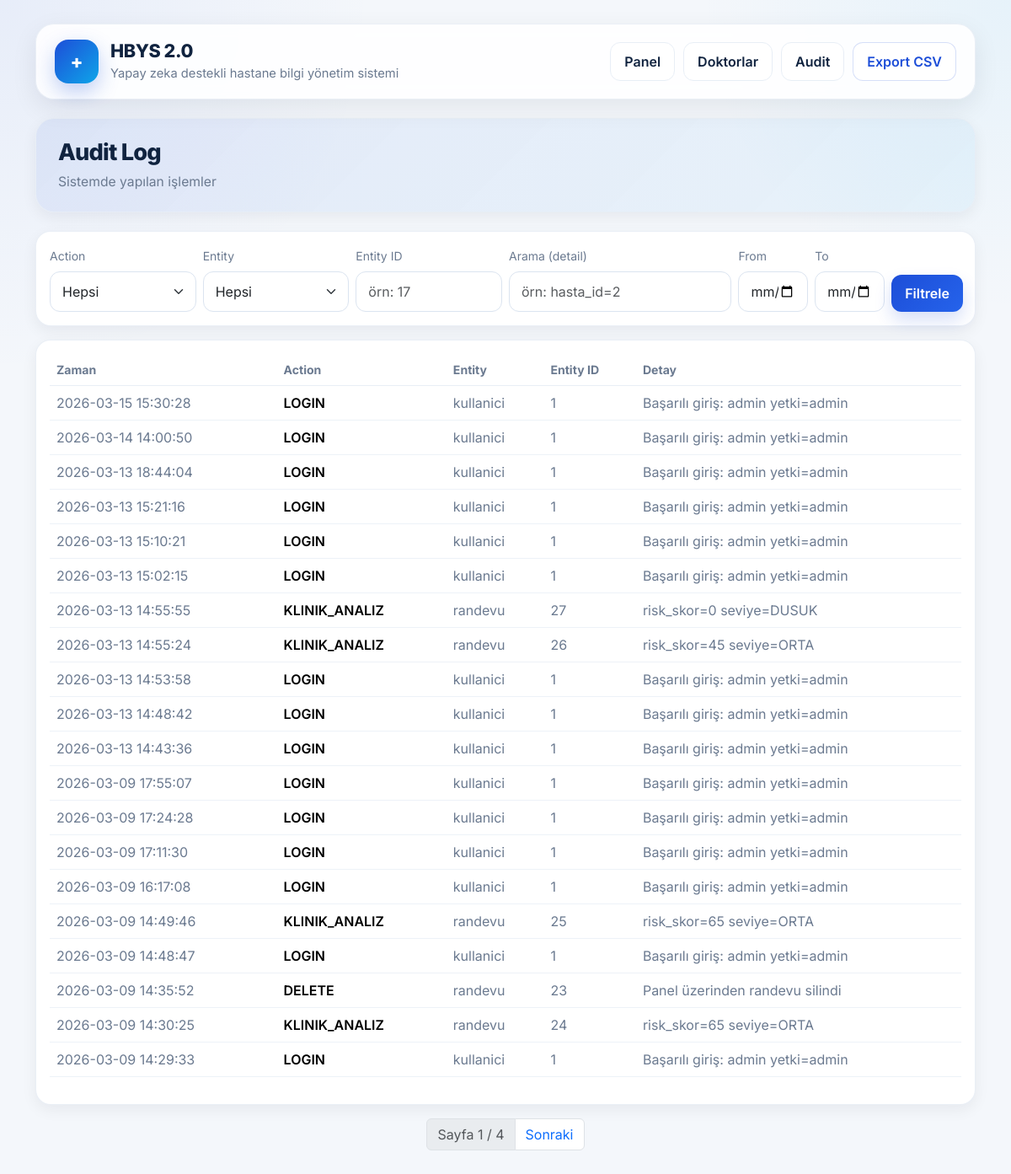
The page /audit (signed in) on the database its author committed.
### tables this page shows
CREATE TABLE audit_logs (
        id INTEGER PRIMARY KEY AUTOINCREMENT,
        ts TEXT,
        action TEXT,
        entity TEXT,
        entity_id INTEGER,
        detail TEXT
    );

### site.py (the view)
@app.route("/audit")
@admin_required
def audit_page():
    q = (request.args.get("q") or "").strip()
    action = (request.args.get("action") or "").strip()
    entity = (request.args.get("entity") or "").strip()
    entity_id = (request.args.get("entity_id") or "").strip()
    date_from = (request.args.get("from") or "").strip()
    date_to = (request.args.get("to") or "").strip()
    page = int(request.args.get("page", 1))
    per_page = 20
    offset = (page - 1) * per_page
    filters = {
        "q": q,
        "action": action,
        "entity": entity,
        "entity_id": entity_id,
        "from": date_from,
        "to": date_to,
    }
    conn = get_conn()
    cur = conn.cursor()
    base_sql = " FROM audit_logs WHERE 1=1 "
    params = []
    if action:
        base_sql += " AND action = ?"
        params.append(action)
    if entity:
        base_sql += " AND entity = ?"
        params.append(entity)
    if entity_id:
        base_sql += " AND entity_id = ?"
        params.append(int(entity_id))
    if q:
        base_sql += " AND detail LIKE ?"
        params.append(f"%{q}%")
    if date_from:
        base_sql += " AND substr(ts,1,10) >= ?"
        params.append(date_from)
    if date_to:
        base_sql += " AND substr(ts,1,10) <= ?"
        params.append(date_to)
    cur.execute("SELECT COUNT(*) as c " + base_sql, params)
    total_count = cur.fetchone()["c"]
    page_count = (total_count + per_page - 1) // per_page
    sql = "SELECT * " + base_sql + " ORDER BY id DESC LIMIT ? OFFSET ?"
    cur.execute(sql, params + [per_page, offset])
    logs = cur.fetchall()
    conn.close()
    return render_template(
        "audit.html",
        logs=logs,
        filters=filters,
        page=page,
        page_count=page_count,
        total_count=total_count
    )

### site.py (called while the page is built)
def get_conn():
    conn = sqlite3.connect(DB_NAME)
    conn.row_factory = sqlite3.Row  # dict gibi erişim
    return conn

def admin_required(f):
    @wraps(f)
    def decorated(*args, **kwargs):
        if not session.get("user_id"):
            return redirect("/?hata=Önce giriş yapmalısın.")
        if session.get("yetki") != "admin":
            return "Yetkisiz erişim", 403
        return f(*args, **kwargs)
    return decorated

### templates/audit.html (shortened to what this page needs)
{% extends "base.html" %}
{% block page_title %}Audit Log{% endblock %}
{% block page_subtitle %}Sistemde yapılan işlemler{% endblock %}
{% block top_actions %}
<form method="GET" action="{{ url_for('audit_export_csv') }}" class="d-inline">
  <button type="submit" class="btn btn-outline-primary">
    Export CSV
  </button>
</form>
{% endblock %}
{% block content %}
<div class="card card-soft mb-3">
  <div class="card-body">
    <form method="GET" action="{{ url_for('audit_page') }}" class="row g-2 align-items-end">
      <div class="col-12 col-md-2">
        <label class="form-label small text-muted">Action</label>
        <select name="action" class="form-select">
          <option value="">Hepsi</option>
        </select>
      </div>
      <div class="col-12 col-md-2">
        <label class="form-label small text-muted">Entity</label>
        <select name="entity" class="form-select">
          <option value="">Hepsi</option>
        </select>
      </div>
      <div class="col-12 col-md-2">
        <label class="form-label small text-muted">Entity ID</label>
        <input name="entity_id" class="form-control" value="{{ filters.entity_id }}" placeholder="örn: 17">
      </div>
      <div class="col-12 col-md-3">
        <label class="form-label small text-muted">Arama (detail)</label>
        <input name="q" class="form-control" value="{{ filters.q }}" placeholder="örn: hasta_id=2">
      </div>
      <div class="col-6 col-md-1">
        <label class="form-label small text-muted">From</label>
        <input type="date" name="from" class="form-control" value="{{ filters.from }}">
      </div>
      <div class="col-6 col-md-1">
        <label class="form-label small text-muted">To</label>
        <input type="date" name="to" class="form-control" value="{{ filters.to }}">
      </div>
      <div class="col-12 col-md-1 d-grid">
        <button class="btn btn-primary" type="submit">Filtrele</button>
      </div>
    </form>
  </div>
</div>
<div class="card card-soft">
  <div class="card-body">
    <div class="table-responsive">
      <table class="table align-middle">
        <thead>
          <tr>
            <th>Zaman</th>
            <th>Action</th>
            <th>Entity</th>
            <th>Entity ID</th>
            <th>Detay</th>
          </tr>
        </thead>
        <tbody>
          {% for l in logs %}
          <tr>
            <td class="text-muted">{{ l["ts"] }}</td>
            <td class="fw-semibold">{{ l["action"] }}</td>
            <td class="text-muted">{{ l["entity"] }}</td>
            <td class="text-muted">{{ l["entity_id"] }}</td>
            <td class="text-muted">{{ l["detail"] }}</td>
          </tr>
          {% endfor %}
        </tbody>
      </table>
    </div>
  </div>
</div>
           {% if page_count > 1 %}
<nav class="mt-3">
  <ul class="pagination justify-content-center">
    <li class="page-item disabled">
      <span class="page-link">
        Sayfa {{ page }} / {{ page_count }}
      </span>
    </li>
    {% if page < page_count %}
    <li class="page-item">
      <a class="page-link"
         href="{{ url_for('audit_page',
              page=page+1,
              action=filters.action,
              entity=filters.entity,
              q=filters.q,
              entity_id=filters.entity_id,
              **{'from': filters.from, 'to': filters.to}
         ) }}">
        Sonraki
      </a>
    </li>
    {% endif %}
  </ul>
</nav>
{% endif %}
{% endblock %}

### templates/base.html (style rules this page uses)
:root { --bg: #f4f7fb; --surface: #ffffff; --surface-2: #f8fbff; --text: #10233f; --muted: #6b7a90; --border: #e8eef6; --primary: #1d4ed8; --primary-dark: #163ea9; --success: #16a34a; --warning: #f59e0b; --danger: #dc2626; --shadow: 0 10px 30px rgba(15, 23, 42, 0.08); --shadow-soft: 0 6px 18px rgba(15, 23, 42, 0.06); --radius: 18px; }
* { box-sizing: border-box; }
body { margin: 0; font-family: "Inter", sans-serif; background: radial-gradient(circle at top left, rgba(29, 78, 216, 0.06), transparent 24%), radial-gradient(circle at top right, rgba(14, 165, 233, 0.06), transparent 20%), var(--bg); color: var(--text); }
a { text-decoration: none; }
.btn { border-radius: 12px; font-weight: 600; padding: 10px 16px; transition: all 0.18s ease; }
.btn-primary { background: linear-gradient(135deg, var(--primary), #2563eb); border: none; box-shadow: 0 10px 20px rgba(29, 78, 216, 0.18); }
.btn-outline-primary { border: 1px solid rgba(29, 78, 216, 0.18); color: var(--primary); background: #fff; }
.card-soft { background: var(--surface); border: 1px solid rgba(232, 238, 246, 0.9); border-radius: var(--radius); box-shadow: var(--shadow-soft); }
.table { --bs-table-bg: transparent; }
.table thead th { color: var(--muted); font-size: 0.88rem; font-weight: 700; border-bottom-color: var(--border); }
.table tbody td { vertical-align: middle; border-bottom-color: #edf2f8; }
.form-control, .form-select { border-radius: 12px; border: 1px solid #dbe4f0; padding: 11px 14px; box-shadow: none; }
.text-muted { color: var(--muted) !important; }

### rows shown on the page
audit_logs: ts "2026-03-15 15:30:28", action "LOGIN", entity "kullanici", entity_id "1", detail "Başarılı giriş: admin yetki=admin"
audit_logs: ts "2026-03-14 14:00:50", action "LOGIN", entity "kullanici", entity_id "1", detail "Başarılı giriş: admin yetki=admin"
audit_logs: ts "2026-03-13 18:44:04", action "LOGIN", entity "kullanici", entity_id "1", detail "Başarılı giriş: admin yetki=admin"
audit_logs: ts "2026-03-13 15:21:16", action "LOGIN", entity "kullanici", entity_id "1", detail "Başarılı giriş: admin yetki=admin"
audit_logs: ts "2026-03-13 15:10:21", action "LOGIN", entity "kullanici", entity_id "1", detail "Başarılı giriş: admin yetki=admin"
audit_logs: ts "2026-03-13 15:02:15", action "LOGIN", entity "kullanici", entity_id "1", detail "Başarılı giriş: admin yetki=admin"
audit_logs: ts "2026-03-13 14:55:55", action "KLINIK_ANALIZ", entity "randevu", entity_id "27", detail "risk_skor=0 seviye=DUSUK"
audit_logs: ts "2026-03-13 14:55:24", action "KLINIK_ANALIZ", entity "randevu", entity_id "26", detail "risk_skor=45 seviye=ORTA"
audit_logs: ts "2026-03-13 14:53:58", action "LOGIN", entity "kullanici", entity_id "1", detail "Başarılı giriş: admin yetki=admin"
audit_logs: ts "2026-03-13 14:48:42", action "LOGIN", entity "kullanici", entity_id "1", detail "Başarılı giriş: admin yetki=admin"
audit_logs: ts "2026-03-13 14:43:36", action "LOGIN", entity "kullanici", entity_id "1", detail "Başarılı giriş: admin yetki=admin"
audit_logs: ts "2026-03-09 17:55:07", action "LOGIN", entity "kullanici", entity_id "1", detail "Başarılı giriş: admin yetki=admin"
audit_logs: ts "2026-03-09 17:24:28", action "LOGIN", entity "kullanici", entity_id "1", detail "Başarılı giriş: admin yetki=admin"
audit_logs: ts "2026-03-09 17:11:30", action "LOGIN", entity "kullanici", entity_id "1", detail "Başarılı giriş: admin yetki=admin"
audit_logs: ts "2026-03-09 16:17:08", action "LOGIN", entity "kullanici", entity_id "1", detail "Başarılı giriş: admin yetki=admin"
audit_logs: ts "2026-03-09 14:49:46", action "KLINIK_ANALIZ", entity "randevu", entity_id "25", detail "risk_skor=65 seviye=ORTA"
audit_logs: ts "2026-03-09 14:48:47", action "LOGIN", entity "kullanici", entity_id "1", detail "Başarılı giriş: admin yetki=admin"
audit_logs: ts "2026-03-09 14:35:52", action "DELETE", entity "randevu", entity_id "23", detail "Panel üzerinden randevu silindi"
audit_logs: ts "2026-03-09 14:30:25", action "KLINIK_ANALIZ", entity "randevu", entity_id "24", detail "risk_skor=65 seviye=ORTA"
audit_logs: ts "2026-03-09 14:29:33", action "LOGIN", entity "kullanici", entity_id "1", detail "Başarılı giriş: admin yetki=admin"

### other values the page prints
{{ page }} "1"
{{ page_count }} "4"
